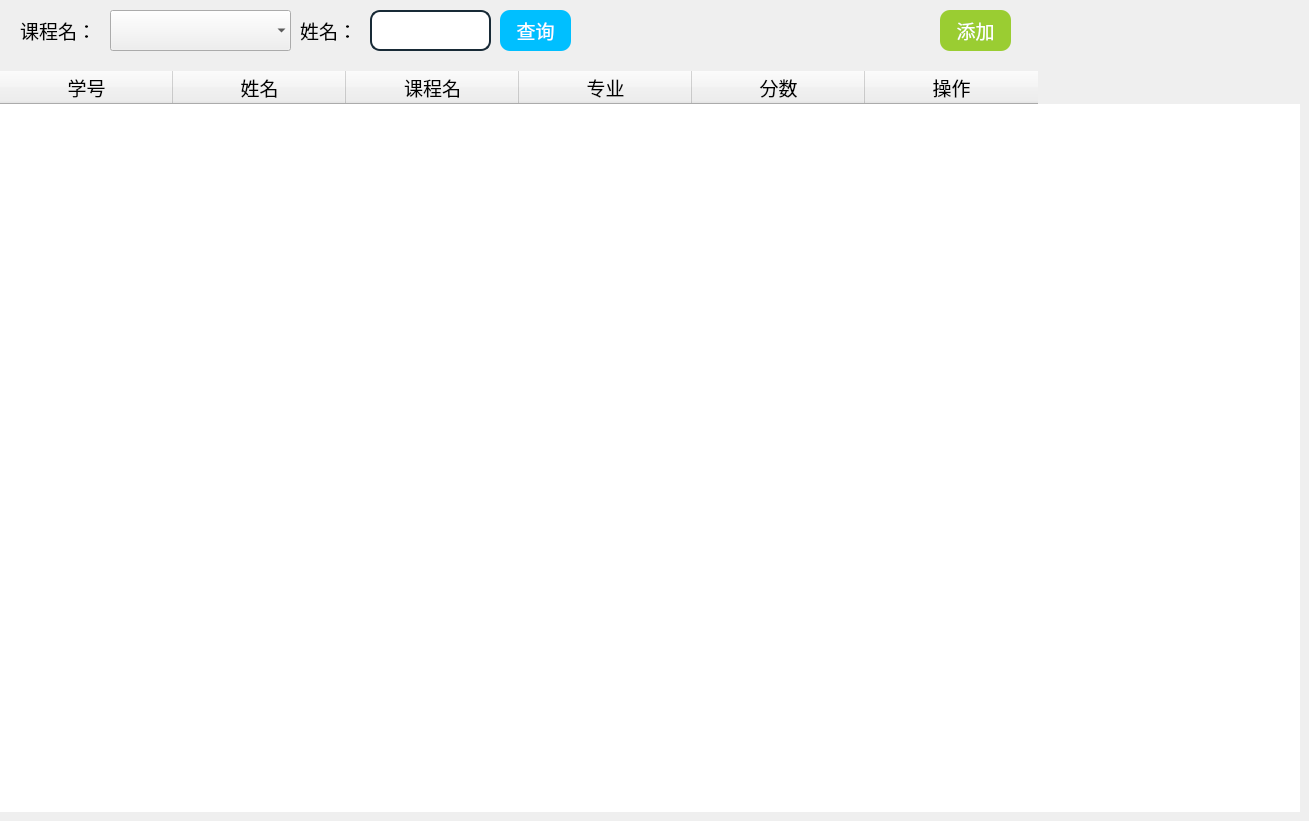
    <widget class="QWidget" name="tab_2">
     <attribute name="title">
      <string>成绩管理</string>
     </attribute>
     <widget class="QWidget" name="widget_3" native="true">
      <property name="enabled">
       <bool>true</bool>
      </property>
      <property name="geometry">
       <rect>
        <x>0</x>
        <y>0</y>
        <width>1300</width>
        <height>71</height>
       </rect>
      </property>
      <property name="mouseTracking">
       <bool>false</bool>
      </property>
      <property name="tabletTracking">
       <bool>false</bool>
      </property>
      <property name="acceptDrops">
       <bool>false</bool>
      </property>
      <property name="autoFillBackground">
       <bool>false</bool>
      </property>
      <widget class="QLabel" name="label_5">
       <property name="geometry">
        <rect>
         <x>20</x>
         <y>10</y>
         <width>81</width>
         <height>41</height>
        </rect>
       </property>
       <property name="font">
        <font>
         <family>黑体</family>
         <pointsize>14</pointsize>
         <weight>50</weight>
         <bold>false</bold>
        </font>
       </property>
       <property name="text">
        <string>课程名：</string>
       </property>
      </widget>
      <widget class="QComboBox" name="combobox_search_grade">
       <property name="enabled">
        <bool>true</bool>
       </property>
       <property name="geometry">
        <rect>
         <x>110</x>
         <y>10</y>
         <width>181</width>
         <height>41</height>
        </rect>
       </property>
       <property name="font">
        <font>
         <family>黑体</family>
         <pointsize>12</pointsize>
         <weight>50</weight>
         <bold>false</bold>
        </font>
       </property>
       <property name="mouseTracking">
        <bool>false</bool>
       </property>
       <property name="tabletTracking">
        <bool>false</bool>
       </property>
       <property name="acceptDrops">
        <bool>false</bool>
       </property>
       <property name="styleSheet">
        <string notr="true"/>
       </property>
       <property name="editable">
        <bool>false</bool>
       </property>
       <property name="duplicatesEnabled">
        <bool>false</bool>
       </property>
       <property name="frame">
        <bool>false</bool>
       </property>
      </widget>
      <widget class="QLabel" name="label_6">
       <property name="geometry">
        <rect>
         <x>300</x>
         <y>10</y>
         <width>61</width>
         <height>41</height>
        </rect>
       </property>
       <property name="font">
        <font>
         <family>黑体</family>
         <pointsize>14</pointsize>
         <weight>50</weight>
         <bold>false</bold>
        </font>
       </property>
       <property name="text">
        <string>姓名：</string>
       </property>
      </widget>
      <widget class="QLineEdit" name="input_search_grade">
       <property name="geometry">
        <rect>
         <x>370</x>
         <y>10</y>
         <width>121</width>
         <height>41</height>
        </rect>
       </property>
       <property name="styleSheet">
        <string notr="true">background-color:#ffffff;
border-radius:10px;
box-shadow: 2px 2px 2px 1px rgba(0, 0, 0, 0.2);
border: 2px solid #182a36;
</string>
       </property>
      </widget>
      <widget class="QPushButton" name="btn_search_grade">
       <property name="geometry">
        <rect>
         <x>500</x>
         <y>10</y>
         <width>71</width>
         <height>41</height>
        </rect>
       </property>
       <property name="palette">
        <palette>
         <active>
          <colorrole role="WindowText">
           <brush brushstyle="SolidPattern">
            <color alpha="255">
             <red>255</red>
             <green>255</green>
             <blue>255</blue>
            </color>
           </brush>
          </colorrole>
          <colorrole role="Button">
           <brush brushstyle="SolidPattern">
            <color alpha="255">
             <red>0</red>
             <green>191</green>
             <blue>255</blue>
            </color>
           </brush>
          </colorrole>
          <colorrole role="Text">
           <brush brushstyle="SolidPattern">
            <color alpha="255">
             <red>255</red>
             <green>255</green>
             <blue>255</blue>
            </color>
           </brush>
          </colorrole>
          <colorrole role="ButtonText">
           <brush brushstyle="SolidPattern">
            <color alpha="255">
             <red>255</red>
             <green>255</green>
             <blue>255</blue>
            </color>
           </brush>
          </colorrole>
          <colorrole role="Base">
           <brush brushstyle="SolidPattern">
            <color alpha="255">
             <red>0</red>
             <green>191</green>
             <blue>255</blue>
            </color>
           </brush>
          </colorrole>
          <colorrole role="Window">
           <brush brushstyle="SolidPattern">
            <color alpha="255">
             <red>0</red>
             <green>191</green>
             <blue>255</blue>
            </color>
           </brush>
          </colorrole>
          <colorrole role="PlaceholderText">
           <brush brushstyle="NoBrush">
            <color alpha="128">
             <red>255</red>
             <green>255</green>
             <blue>255</blue>
            </color>
           </brush>
          </colorrole>
         </active>
         <inactive>
          <colorrole role="WindowText">
           <brush brushstyle="SolidPattern">
            <color alpha="255">
             <red>255</red>
             <green>255</green>
             <blue>255</blue>
            </color>
           </brush>
          </colorrole>
          <colorrole role="Button">
           <brush brushstyle="SolidPattern">
            <color alpha="255">
             <red>0</red>
             <green>191</green>
             <blue>255</blue>
            </color>
           </brush>
          </colorrole>
          <colorrole role="Text">
           <brush brushstyle="SolidPattern">
            <color alpha="255">
             <red>255</red>
             <green>255</green>
             <blue>255</blue>
            </color>
           </brush>
          </colorrole>
          <colorrole role="ButtonText">
           <brush brushstyle="SolidPattern">
            <color alpha="255">
             <red>255</red>
             <green>255</green>
             <blue>255</blue>
            </color>
           </brush>
          </colorrole>
          <colorrole role="Base">
           <brush brushstyle="SolidPattern">
            <color alpha="255">
             <red>0</red>
             <green>191</green>
             <blue>255</blue>
            </color>
           </brush>
          </colorrole>
          <colorrole role="Window">
           <brush brushstyle="SolidPattern">
            <color alpha="255">
             <red>0</red>
             <green>191</green>
             <blue>255</blue>
            </color>
           </brush>
          </colorrole>
          <colorrole role="PlaceholderText">
           <brush brushstyle="NoBrush">
            <color alpha="128">
             <red>255</red>
             <green>255</green>
             <blue>255</blue>
            </color>
           </brush>
          </colorrole>
         </inactive>
         <disabled>
          <colorrole role="WindowText">
           <brush brushstyle="SolidPattern">
            <color alpha="255">
             <red>255</red>
             <green>255</green>
             <blue>255</blue>
            </color>
           </brush>
          </colorrole>
          <colorrole role="Button">
           <brush brushstyle="SolidPattern">
            <color alpha="255">
             <red>0</red>
             <green>191</green>
             <blue>255</blue>
            </color>
           </brush>
          </colorrole>
          <colorrole role="Text">
           <brush brushstyle="SolidPattern">
            <color alpha="255">
             <red>255</red>
             <green>255</green>
             <blue>255</blue>
            </color>
           </brush>
          </colorrole>
          <colorrole role="ButtonText">
           <brush brushstyle="SolidPattern">
            <color alpha="255">
             <red>255</red>
             <green>255</green>
             <blue>255</blue>
            </color>
           </brush>
          </colorrole>
          <colorrole role="Base">
           <brush brushstyle="SolidPattern">
            <color alpha="255">
             <red>0</red>
             <green>191</green>
             <blue>255</blue>
            </color>
           </brush>
          </colorrole>
          <colorrole role="Window">
           <brush brushstyle="SolidPattern">
            <color alpha="255">
             <red>0</red>
             <green>191</green>
             <blue>255</blue>
            </color>
           </brush>
          </colorrole>
          <colorrole role="PlaceholderText">
           <brush brushstyle="NoBrush">
            <color alpha="128">
             <red>255</red>
             <green>255</green>
             <blue>255</blue>
            </color>
           </brush>
          </colorrole>
         </disabled>
        </palette>
       </property>
       <property name="font">
        <font>
         <family>黑体</family>
         <pointsize>14</pointsize>
         <weight>50</weight>
         <bold>false</bold>
        </font>
       </property>
       <property name="styleSheet">
        <string notr="true">background-color:#00BFFF;
border-radius:10px;
color:#fff

</string>
       </property>
       <property name="text">
        <string>查询</string>
       </property>
      </widget>
      <widget class="QPushButton" name="btnGradeAdd">
       <property name="geometry">
        <rect>
         <x>940</x>
         <y>10</y>
         <width>71</width>
         <height>41</height>
        </rect>
       </property>
       <property name="font">
        <font>
         <family>黑体</family>
         <pointsize>14</pointsize>
         <weight>50</weight>
         <bold>false</bold>
        </font>
       </property>
       <property name="styleSheet">
        <string notr="true">background-color:#9ACD32;
border-radius:10px;
color:#fff</string>
       </property>
       <property name="text">
        <string>添加</string>
       </property>
      </widget>
     </widget>
     <widget class="QTableWidget" name="tableGrade">
      <property name="geometry">
       <rect>
        <x>0</x>
        <y>71</y>
        <width>1300</width>
        <height>741</height>
       </rect>
      </property>
      <property name="acceptDrops">
       <bool>false</bool>
      </property>
      <property name="autoFillBackground">
       <bool>false</bool>
      </property>
      <property name="styleSheet">
       <string notr="true">border-radius:10px;</string>
      </property>
      <property name="autoScroll">
       <bool>true</bool>
      </property>
      <property name="editTriggers">
       <set>QAbstractItemView::NoEditTriggers</set>
      </property>
      <property name="tabKeyNavigation">
       <bool>true</bool>
      </property>
      <property name="showDropIndicator" stdset="0">
       <bool>true</bool>
      </property>
      <property name="dragEnabled">
       <bool>false</bool>
      </property>
      <property name="dragDropOverwriteMode">
       <bool>true</bool>
      </property>
      <property name="alternatingRowColors">
       <bool>false</bool>
      </property>
      <property name="showGrid">
       <bool>true</bool>
      </property>
      <property name="wordWrap">
       <bool>true</bool>
      </property>
      <property name="cornerButtonEnabled">
       <bool>true</bool>
      </property>
      <attribute name="horizontalHeaderCascadingSectionResizes">
       <bool>false</bool>
      </attribute>
      <attribute name="horizontalHeaderMinimumSectionSize">
       <number>31</number>
      </attribute>
      <attribute name="horizontalHeaderDefaultSectionSize">
       <number>173</number>
      </attribute>
      <attribute name="horizontalHeaderShowSortIndicator" stdset="0">
       <bool>false</bool>
      </attribute>
      <attribute name="horizontalHeaderStretchLastSection">
       <bool>false</bool>
      </attribute>
      <attribute name="verticalHeaderCascadingSectionResizes">
       <bool>false</bool>
      </attribute>
      <attribute name="verticalHeaderShowSortIndicator" stdset="0">
       <bool>false</bool>
      </attribute>
      <attribute name="verticalHeaderStretchLastSection">
       <bool>false</bool>
      </attribute>
      <column>
       <property name="text">
        <string>学号</string>
       </property>
       <property name="font">
        <font>
         <family>黑体</family>
         <pointsize>14</pointsize>
        </font>
       </property>
      </column>
      <column>
       <property name="text">
        <string>姓名</string>
       </property>
       <property name="font">
        <font>
         <family>黑体</family>
         <pointsize>14</pointsize>
        </font>
       </property>
      </column>
      <column>
       <property name="text">
        <string>课程名</string>
       </property>
       <property name="font">
        <font>
         <family>黑体</family>
         <pointsize>14</pointsize>
        </font>
       </property>
      </column>
      <column>
       <property name="text">
        <string>专业</string>
       </property>
       <property name="font">
        <font>
         <family>黑体</family>
         <pointsize>14</pointsize>
        </font>
       </property>
      </column>
      <column>
       <property name="text">
        <string>分数</string>
       </property>
       <property name="font">
        <font>
         <family>黑体</family>
         <pointsize>14</pointsize>
        </font>
       </property>
      </column>
      <column>
       <property name="text">
        <string>操作</string>
       </property>
       <property name="font">
        <font>
         <family>黑体</family>
         <pointsize>14</pointsize>
        </font>
       </property>
      </column>
     </widget>
    </widget>
